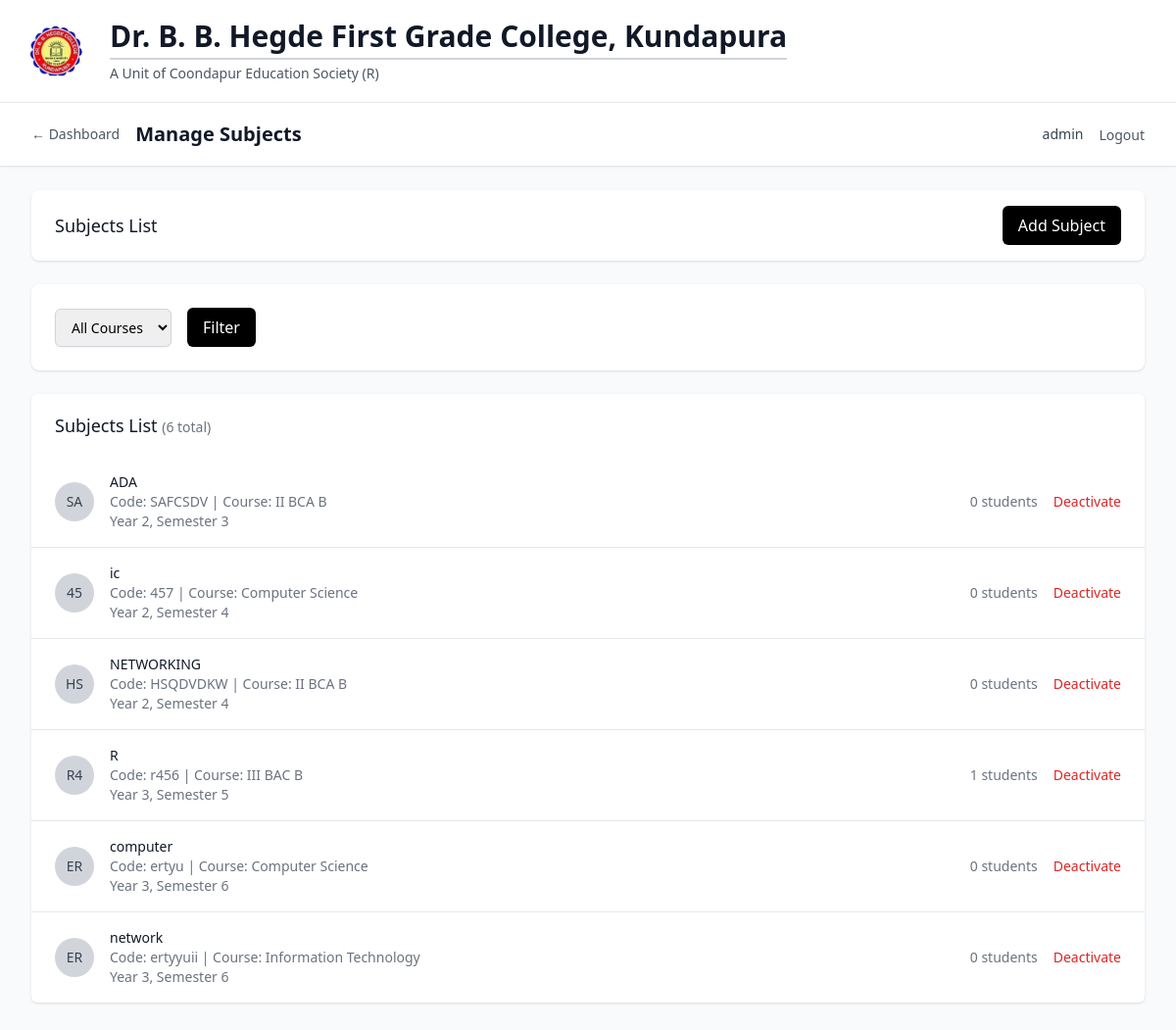
Page /management/subjects (signed in) on the committed database.
### models/academic.py (models this page shows, shortened)
class Subject(db.Model):
    __tablename__ = 'subject'
    id = db.Column(db.Integer, primary_key=True)
    name = db.Column(db.String(100), nullable=False)
    code = db.Column(db.String(20), nullable=False, index=True)
    course_id = db.Column(db.Integer, db.ForeignKey('course.id'), nullable=False)
    semester = db.Column(db.Integer, nullable=False)
    year = db.Column(db.Integer, nullable=False)
    credits = db.Column(db.Integer, default=3)
    description = db.Column(db.Text, nullable=True)
    created_at = db.Column(db.DateTime, default=datetime.utcnow)
    is_active = db.Column(db.Boolean, default=True)
    assignments = db.relationship('SubjectAssignment', backref='subject', lazy='dynamic')
    enrollments = db.relationship('StudentEnrollment', backref='subject', lazy='dynamic')
    attendance_records = db.relationship('AttendanceRecord', backref='subject', lazy='dynamic')
    monthly_summaries = db.relationship('MonthlyAttendanceSummary', backref='subject', lazy='dynamic')
    student_marks = db.relationship('StudentMarks', backref='subject', lazy='dynamic')
    __table_args__ = (db.UniqueConstraint('code', 'course_id', name='unique_subject_code_per_course'),)
    def get_enrolled_students_count(self):
        return self.enrollments.filter_by(is_active=True).count()

class Course(db.Model):
    __tablename__ = 'course'
    id = db.Column(db.Integer, primary_key=True)
    name = db.Column(db.String(100), nullable=False)
    code = db.Column(db.String(20), unique=True, nullable=False, index=True)
    description = db.Column(db.Text, nullable=True)
    duration_years = db.Column(db.Integer, default=3, nullable=False)
    total_semesters = db.Column(db.Integer, default=6, nullable=False)
    created_at = db.Column(db.DateTime, default=datetime.utcnow)
    is_active = db.Column(db.Boolean, default=True)
    students = db.relationship('Student', backref='course', lazy='dynamic')
    subjects = db.relationship('Subject', backref='course', lazy='dynamic')

### routes/auth.py (the view)
        def decorated_function(*args, **kwargs):
            if not SessionManager.is_authenticated(session):
                flash('Please log in to access this page', 'error')
                return redirect(url_for('auth.index'))
            if user_type:
                if user_type == 'management' and not SessionManager.is_management(session):
                    flash('Access denied. Management login required.', 'error')
                    return redirect(url_for('auth.management_login'))
                elif user_type == 'lecturer' and not SessionManager.is_lecturer(session):
                    flash('Access denied. Lecturer login required.', 'error')
                    return redirect(url_for('auth.lecturer_login'))
            return f(*args, **kwargs)

### app.py (called while the page is built)
def create_app():
    app = Flask(__name__)
    app.config.from_object(Config)
    db.init_app(app)
    csrf = CSRFProtect(app)
    @app.context_processor
    def inject_csrf_token():
        from flask_wtf.csrf import generate_csrf
        return dict(csrf_token=generate_csrf)
    from routes.auth import auth_bp
    from routes.management import management_bp
    from routes.lecturer import lecturer_bp
    app.register_blueprint(auth_bp)
    app.register_blueprint(management_bp, url_prefix='/management')
    app.register_blueprint(lecturer_bp, url_prefix='/lecturer')
    init_db(app)
    return app

### routes/auth.py (called while the page is built)
@auth_bp.app_context_processor
def inject_user():
    return {
        'current_user': SessionManager.get_session_info(session),
        'is_authenticated': SessionManager.is_authenticated(session),
        'is_management': SessionManager.is_management(session),
        'is_lecturer': SessionManager.is_lecturer(session)
    }

### routes/management.py (called while the page is built)
@management_bp.route('/subjects')
@login_required('management')
def subjects():
    try:
        course_id = request.args.get('course_id', type=int)
        subjects_data = ManagementService.get_subjects_by_course(course_id)
        courses = Course.query.filter_by(is_active=True).all()
        return render_template('management/subjects.html',
                             subjects=subjects_data,
                             courses=courses,
                             selected_course=course_id)
    except Exception as e:
        flash(f'Error loading subjects: {str(e)}', 'error')
        return render_template('management/subjects.html', subjects=[], courses=[])

### services/auth_service.py (called while the page is built)
    @staticmethod
    def is_authenticated(session):
        return 'user_type' in session and 'user_id' in session

    @staticmethod
    def is_management(session):
        return session.get('user_type') == 'management'

    @staticmethod
    def is_lecturer(session):
        return session.get('user_type') == 'lecturer'

    @staticmethod
    def get_session_info(session):
        if not SessionManager.is_authenticated(session):
            return None
        return {
            'user_type': session.get('user_type'),
            'user_id': session.get('user_id'),
            'username': session.get('username'),
            'login_time': session.get('login_time')
        }

### templates/management/subjects.html (shortened to what this page needs)
{% extends "base.html" %}
{% block content %}
<div x-data="initSubjectForm()">
<div class="min-h-screen bg-gray-50">
    <nav class="bg-white shadow-sm border-b border-gray-200">
        <div class="max-w-7xl mx-auto px-4 sm:px-6 lg:px-8">
            <div class="flex justify-between h-16">
                <div class="flex items-center space-x-4">
                    <a href="{{ url_for('management.dashboard') }}" class="text-sm text-gray-600 hover:text-black">← Dashboard</a>
                    <h1 class="text-xl font-semibold text-gray-900">Manage Subjects</h1>
                </div>
                <div class="flex items-center space-x-4">
                    <span class="text-sm text-gray-700">{{ current_user.username }}</span>
                    <form method="POST" action="{{ url_for('auth.logout') }}" class="inline">
                        <button type="submit" class="text-sm text-gray-600 hover:text-black">Logout</button>
                    </form>
                </div>
            </div>
        </div>
    </nav>
    <div class="max-w-7xl mx-auto py-6 sm:px-6 lg:px-8">
        <div class="bg-white shadow rounded-lg mb-6">
            <div class="px-4 py-4 sm:px-6 flex justify-between items-center">
                <h3 class="text-lg leading-6 font-medium text-gray-900">Subjects List</h3>
                <div class="space-x-2">
                    <button @click="showAddSubjectModal = true" type="button"
                            class="bg-black text-white px-4 py-2 rounded-md hover:bg-gray-800 focus:outline-none focus:ring-2 focus:ring-offset-2 focus:ring-black">
                        Add Subject
                    </button>
                </div>
            </div>
        </div>
        <div class="bg-white shadow rounded-lg mb-6">
            <div class="px-4 py-5 sm:p-6">
                <form method="GET" class="flex items-center space-x-4">
                    <div>
                        <select name="course_id" class="px-3 py-2 border border-gray-300 rounded-md shadow-sm focus:outline-none focus:ring-black focus:border-black sm:text-sm">
                            <option value="">All Courses</option>
                        </select>
                    </div>
                    <button type="submit" class="bg-black text-white px-4 py-2 rounded-md hover:bg-gray-800 focus:outline-none focus:ring-2 focus:ring-offset-2 focus:ring-black">
                        Filter
                    </button>
                </form>
            </div>
        </div>
        <div class="bg-white shadow overflow-hidden sm:rounded-md">
            <div class="px-4 py-5 sm:px-6">
                <h3 class="text-lg leading-6 font-medium text-gray-900">
                    Subjects List
                    {% if subjects %}
                    <span class="text-sm text-gray-500">({{ subjects|length }} total)</span>
                    {% endif %}
                </h3>
            </div>
            {% if subjects %}
            <ul class="divide-y divide-gray-200">
                {% for subject in subjects %}
                <li class="px-4 py-4 sm:px-6">
                    <div class="flex items-center justify-between">
                        <div class="flex items-center">
                            <div class="flex-shrink-0">
                                <div class="h-10 w-10 rounded-full bg-gray-300 flex items-center justify-center">
                                    <span class="text-sm font-medium text-gray-700">{{ subject.code[:2].upper() }}</span>
                                </div>
                            </div>
                            <div class="ml-4">
                                <div class="flex items-center">
                                    <p class="text-sm font-medium text-gray-900">{{ subject.name }}</p>
                                </div>
                                <p class="text-sm text-gray-500">Code: {{ subject.code }} | Course: {{ subject.course.name if subject.course else 'N/A' }}</p>
                                <p class="text-sm text-gray-500">Year {{ subject.year }}, Semester {{ subject.semester }}</p>
                            </div>
                        </div>
                        <div class="flex items-center space-x-4">
                            <div class="text-sm text-gray-500">
                                {{ subject.get_enrolled_students_count() }} students
                            </div>
                            <div class="flex items-center space-x-2">
                                <button @click="toggleSubjectStatus({{ subject.id }}, '{{ subject.name }}', {{ subject.is_active|lower }})"
                                        class="text-sm {% if subject.is_active %}text-red-600 hover:text-red-800{% else %}text-green-600 hover:text-green-800{% endif %}">
                                    {% if subject.is_active %}Deactivate{% else %}Activate{% endif %}
                                </button>
                            </div>
                        </div>
                    </div>
                </li>
                {% endfor %}
            </ul>
            {% else %}
            <div class="px-4 py-5 sm:px-6 text-center">
                <p class="text-gray-500">No subjects found.</p>
            </div>
            {% endif %}
        </div>
    </div>
</div>
</div>
{% endblock %}

### rows in the picture
Subject: code "SA", name "ADA", code "SAFCSDV", course "II BCA B", year "2", semester "3", get_enrolled_students_count "0", is_active "Deactivate"
Subject: code "45", name "ic", code "457", course "Computer Science", year "2", semester "4", get_enrolled_students_count "0", is_active "Deactivate"
Subject: code "HS", name "NETWORKING", code "HSQDVDKW", course "II BCA B", year "2", semester "4", get_enrolled_students_count "0", is_active "Deactivate"
Subject: code "R4", name "R", code "r456", course "III BAC B", year "3", semester "5", get_enrolled_students_count "1", shows "Deactivate"
Subject: code "ER", name "computer", code "ertyu", course "Computer Science", year "3", semester "6", get_enrolled_students_count "0", is_active "Deactivate"
Subject: code "ER", name "network", code "ertyyuii", course "Information Technology", year "3", semester "6", get_enrolled_students_count "0", is_active "Deactivate"

### other values in the picture
{{ current_user.username }} "admin"
{{ subjects|length }} "6"
